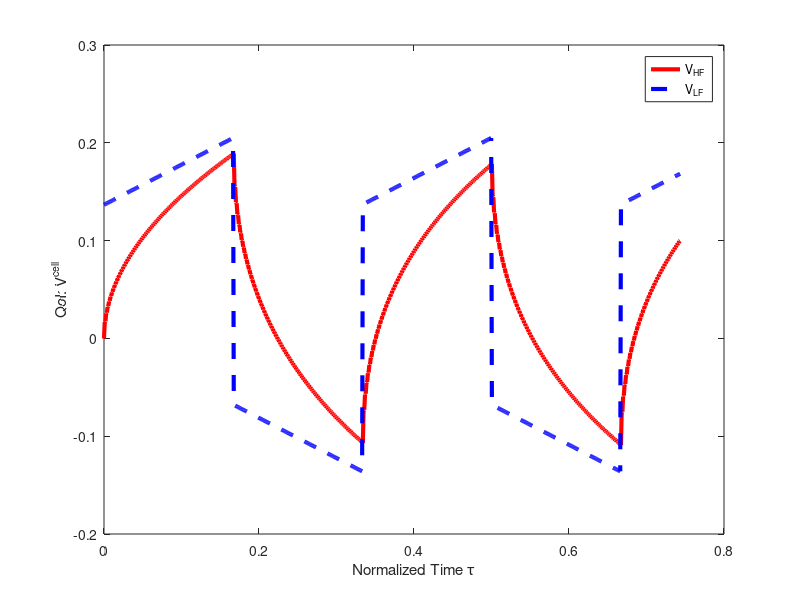

The MATLAB source for this figure: (Note: this script raises an error after producing the figure.)
%%%%%%%%%%%%%%%%%%%%%%%%%%%%%%%%%%%%%%%%%%%%%%%
%%% Script to provide data for calibrating 
%%%         model inadequecy
%%%%%%%%%%%%%%%%%%%%%%%%%%%%%%%%%%%%%%%%%%
clear all
close all
clc
set(0,'DefaultFigureWindowStyle','docked')

error_exact_Velec = csvread('error_cycl.txt');
V_elecHF = csvread('V_elecHF.txt');
V_elecLF = csvread('V_elecLF.txt');

%% Inadequacy Parameters
Nsamp = 17;
lambda_mean = 15;
c = 15;
alpha = 0.32;
beta = 15;

% Epsilon(1,1:Nsamp) = 0.14;
Epsilon(1,1:Nsamp) = 0.02*randn(1,Nsamp)+0.14;
lambda(1,1:Nsamp) = 20.0;

%% Parameters
kappa = 0.0195174;   %--- sec/m
sigma = 52.1;   %--- sec/m
gamma = kappa/sigma;
L = 50e-6;  %--- m
C = 0.03134;  %--- F/m2
a = 4.19956e7/C;   %--- m
V0 = 1.25;   %--- volt
Iunscaled = 200;   %--- Amp/m^2
Ls = 25e-6;  %--- m
kappa_s = 0.0311627;   %--- sec/m
Time = 4; %--- sec

Nt = 800;  %--- number of time steps
Nx = 500;  %--- number of space steps 


%% Domain
t = linspace(0,Time , Nt);  %--- sec
x = linspace(0,L , Nx);

% convert to nondimesional values
tau = (kappa*sigma/(kappa+sigma))*(1/(a*C*L^2)) .* t;
xi = x ./ L;
Nxi = Nx ; Ntau = Nt;

%% Applied Current
t_conv = a*C*L^2*(kappa+sigma)/(kappa*sigma);

Iamp = (Iunscaled*(L/V0)*((kappa+sigma)/(sigma*kappa)));
Ins = Iamp*square(6*pi*tau');
I = Ins';

% I = (Iunscaled*(L/V0)*((kappa+sigma)/(sigma*kappa))) * ones(1,Nt);


dtau = tau(2) - tau(1);

%% Inadequecy evolution
% randn('state',100)
dW = sqrt(dtau)*randn(Nsamp,Ntau);   % increments
dW = dW';

for i = 1 : Ntau-1
    for j = 1 : Nsamp
    
    lambda(i+1,j) = lambda(i,j) - c*(lambda(i,j)-lambda_mean)*dtau + beta*dW(i,j);
    Epsilon(i+1,j) = Epsilon(i,j) - lambda(i,j)*Epsilon(i,j)*dtau + alpha*(I(i+1)-I(i));

    end
end

%%
% figure
% plot(tau,lambda,'--r','LineWidth',3)
% xlabel('\tau'); ylabel('\lambda');
% prop_plots
% 
% figure
% plot(tau,error_exact_Velec,'b','LineWidth',3); hold on
% plot(tau,-Epsilon,'--','LineWidth',2)
% xlabel('\tau'); ylabel('Epsilon');
% prop_plots
%%
figure
plot(tau,V_elecHF,'r','LineWidth',3); hold on
plot(tau,V_elecLF,'--b','LineWidth',3);
xlabel('Normalized Time \tau'); ylabel('QoI: V^{cell}');
legend ('V_{HF}','V_{LF}')
prop_plots
daspect([1 2 1])

%% confidence plot
Meps = mean(-Epsilon');
Leps = min(-Epsilon');
Ueps = max(-Epsilon');

figure
p = plot(tau,Leps,tau, Ueps,tau,Meps);
YLIM = get(gca,'YLim'); delete(p);
a1 = area(tau,Ueps,min(YLIM)); 
hold on
set(a1,'LineStyle','none');     set(a1,'FaceColor',[0.9 0.9 0.9]);
a2 = area(tau,Leps,min(YLIM)); 
set(a2,'LineStyle','none');     set(a2,'FaceColor',[1 1 1]);
p_mean = plot(tau,Meps,'--b','LineWidth',2);
p_exact = plot(tau,error_exact_Velec,'r','LineWidth',2); hold on
legend([p_exact p_mean a1],{'exact','mean','95% confidence boundaries'})
xlabel('Normalized Time \tau'); ylabel('Error in QoI');
prop_plots
daspect([1 2 1])

%% plot QoI correction
for i = 1 : Nsamp
    Vlf_corrected(i,:) = V_elecLF(:)-Epsilon(:,i);
end
Mv = mean(Vlf_corrected);
Lv = min(Vlf_corrected);
Uv = max(Vlf_corrected);

figure
p = plot(tau,Lv,tau, Uv,tau,Mv);
YLIM = get(gca,'YLim'); delete(p);
a1 = area(tau,Uv,min(YLIM)); 
hold on
set(a1,'LineStyle','none');     set(a1,'FaceColor',[0.9 0.9 0.9]);
a2 = area(tau,Lv,min(YLIM)); 
set(a2,'LineStyle','none');     set(a2,'FaceColor',[1 1 1]);
p_mean = plot(tau,Mv,'--b','LineWidth',2);
p_exact = plot(tau,V_elecHF,'r','LineWidth',3);
xlabel('Normalized Time \tau'); ylabel('QoI: V^{cell}');
legend([p_exact p_mean a1],{'V_{HF}','V_{LF}+error','95% confidence boundaries'})
prop_plots
daspect([1 2 1])
